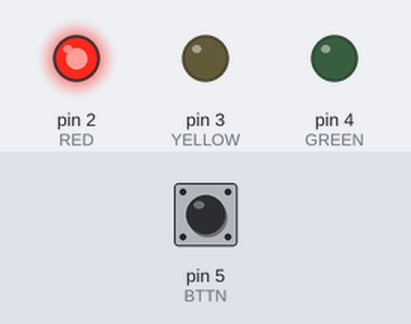
The sketch below on a simulated Arduino Nano, built with avr-gcc and run on an emulated ATmega328P. Parts: output pins drawn as LEDs (lit = HIGH). Inputs (shaded band) come from the test bench; at power-on: pin 5 (BTTN) HIGH.

Above: at 1.2 s.
1.3 s: pin 5 (BTTN) pulled LOW for 0.15 s
At 2.6 s:
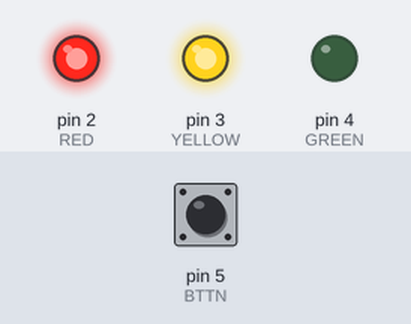
At 6.0 s:
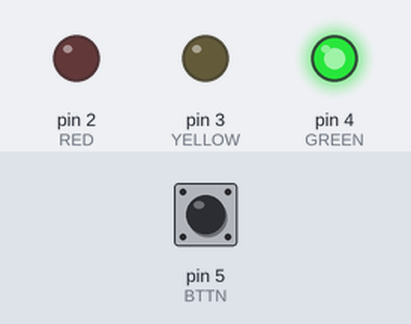
Timing chart, 0 to 15.8 s (numbered marks = the images above; inputs shaded):
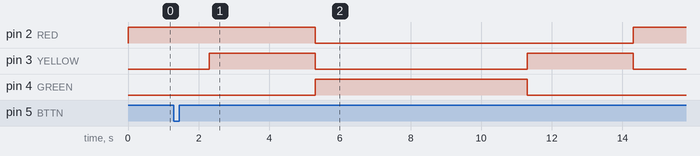

Measured:
- after the input at 1.3 s, pin 2 (RED): HIGH → LOW after 4.0 s, → HIGH 9.0 s later; pin 3 (YELLOW): alternates HIGH for 3.0 s and LOW for 6.0 s, starting after 1.0 s; pin 4 (GREEN): LOW → HIGH after 4.0 s, → LOW 6.0 s later

The sketch:

27_trafficlight.ino
```cpp
#define RED 2
#define YELLOW 3
#define GREEN 4
#define BTTN 5

void setup(){
  Serial.begin(9600);
  pinMode(RED, OUTPUT);
  pinMode(YELLOW, OUTPUT);
  pinMode(GREEN, OUTPUT);
  pinMode(BTTN, INPUT_PULLUP);
}

void loop() {
  if (digitalRead(BTTN) == HIGH) {
    digitalWrite(RED, HIGH);
    digitalWrite(YELLOW, LOW);
    digitalWrite(GREEN, LOW);
  }
  else {
    delay(1000);
    digitalWrite(RED, HIGH);
    digitalWrite(YELLOW, HIGH);
    delay(3000);
    digitalWrite(RED, LOW);
    digitalWrite(YELLOW, LOW);
    digitalWrite(GREEN, HIGH);
    delay(6000);
    digitalWrite(YELLOW, HIGH);
    digitalWrite(GREEN, LOW);
    delay(3000);
    digitalWrite(RED, HIGH);
    digitalWrite(YELLOW, LOW);
    digitalWrite(GREEN, LOW);
    delay(6000);
  }
}
```
